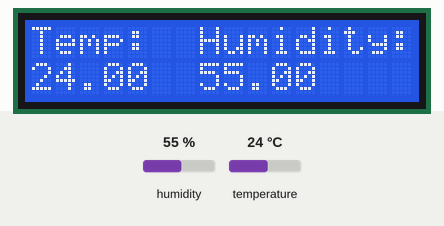
The sketch below on a simulated Arduino Uno, built with avr-gcc and run on an emulated ATmega328P. Parts: 16×2 character LCD. The test bench sets the inputs (shaded band); at power-on: humidity 55 %, temperature 24 °C. What the sketch prints to the serial monitor is not drawn.

Above: at 1.2 s.
1.3 s: humidity set to 22 %
At 3.5 s:
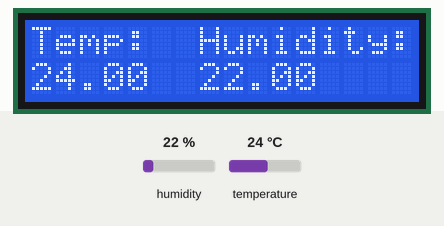
4.0 s: temperature set to 12 °C
At 4.8 s:
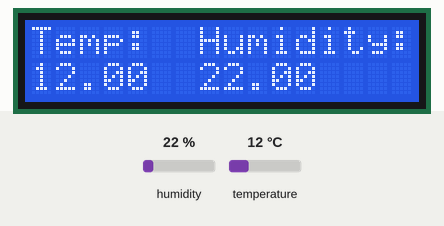
6.7 s: humidity set to 40 %
At 8.6 s:
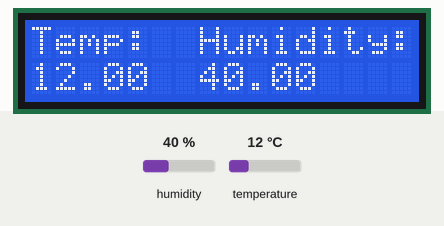
9.6 s: temperature set to 19 °C
At 11.0 s:
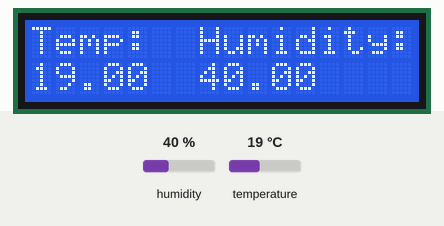
Timing chart, 0 to 12.6 s (numbered marks = the images above; inputs shaded):
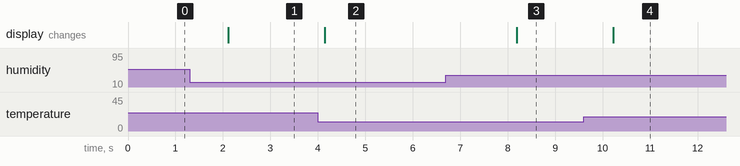

Measured:
- after the input at 1.3 s, the display: changes after 0.82 s (image 1)
- after the input at 4.0 s, the display: changes after 0.14 s (image 2)
- after the input at 6.7 s, the display: changes after 1.5 s (image 3)
- after the input at 9.6 s, the display: changes after 0.62 s (image 4)

The sketch:

LCD_display.ino
```cpp
#include <LiquidCrystal.h>

#include <dht.h>
dht DHT;
#define DHT11_PIN 4
#define contrast_pin 5

LiquidCrystal lcd(7, 8, 9, 10, 11 , 12);

void setup() {
  Serial.begin(9600);
  lcd.begin(16, 2);
  lcd.setCursor(0,0);
  lcd.write("Temp:");
  lcd.setCursor(7,0);
  lcd.write("Humidity:");
  analogWrite(contrast_pin,128);
}

void loop() {
  int chk = DHT.read11(DHT11_PIN);
  Serial.println(DHT.temperature);
  Serial.println(DHT.humidity);
  lcd.setCursor(0,1);
  lcd.print(DHT.temperature);
  lcd.setCursor(7,1);
  lcd.print(DHT.humidity);
  delay(2000);
}
```
